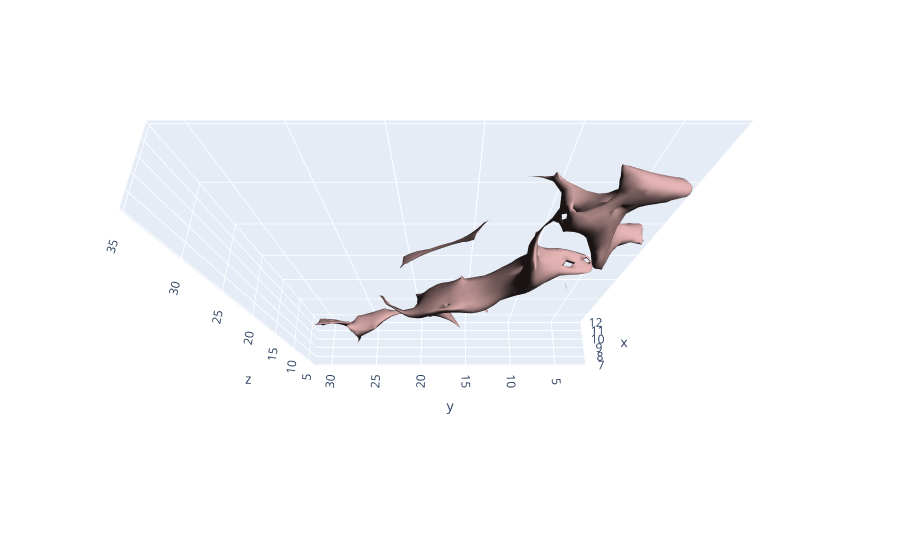

Here is the notebook cell this chart was saved with:
### Code cell
cld.draw(list(SPAM_meshes.values())[0])

### Figure 1 — Plotly figure (JSON) as saved in the notebook; plotly's stock layout.template omitted (floating-point values rounded to 4 significant figures; data arrays with more than 128 entries replaced by an {"elided": "..."} marker saying what was removed)
{"data": [{"color": "rgb(255,200,200)", "i": {"elided": "3740 int values"}, "j": {"elided": "3740 int values"}, "k": {"elided": "3740 int values"}, "lighting": {"ambient": 0.1}, "lightposition": {"x": 0, "y": 0, "z": 0}, "opacity": 1, "type": "mesh3d", "x": {"elided": "1870 float values"}, "y": {"elided": "1870 float values"}, "z": {"elided": "1870 float values"}}], "layout": {"legend": {"itemsizing": "constant"}, "scene": {"aspectmode": "data", "camera": {"eye": {"x": -0.8, "y": 0, "z": 2}}}, "title": {"text": ""}}}
